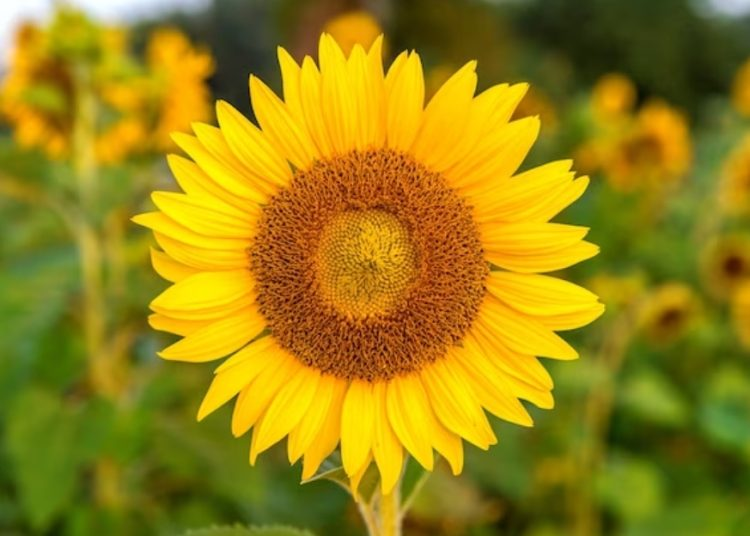
#> input picture pertemuan 14/bunga.jpg, 750 x 536 px
$ python harriscornerdetector.py
#> lines starting #> are read from the running program, lines starting #| are printed output that depends on the picture
import cv2
import numpy as np

# Baca citra dalam grayscale
image = cv2.imread('bunga.jpg', cv2.IMREAD_GRAYSCALE)
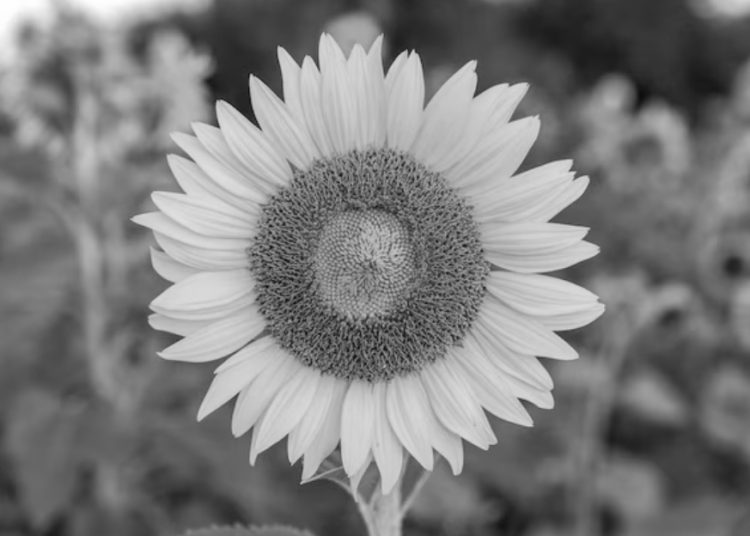
#> image: shape (536, 750); min 13, max 254, mean 124.7
# Terapkan Harris Corner Detector

gray = np.float32(image)  # Konversi ke tipe float32
corners = cv2.cornerHarris(gray, blockSize=2, ksize=3, k=0.04)
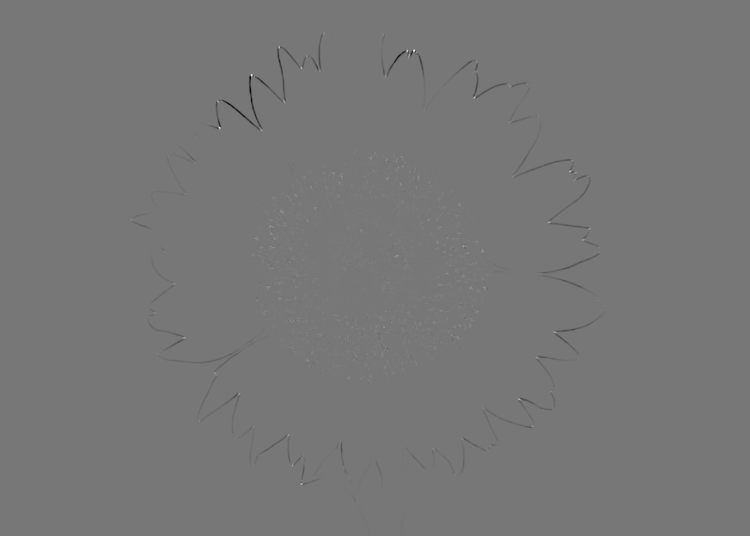
#> corners: shape (536, 750) float32; min -10686596, max 12125850, mean -10517.5; drawn with min black and max white

# Tingkatkan sudut yang terdeteksi
image_color = cv2.cvtColor(image, cv2.COLOR_GRAY2BGR)  # Konversi ke BGR untuk pewarnaan
image_color[corners > 0.01 * corners.max()] = [0, 0, 255]  # Warna merah untuk sudut
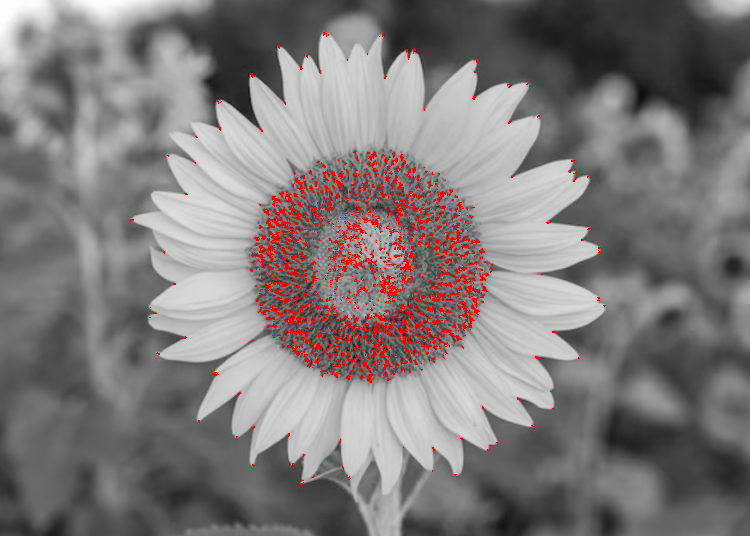
#> image_color: shape (536, 750, 3); mean B, G, R 122.4, 122.4, 128.2

# Tampilkan hasil deteksi sudut
cv2.imshow('Harris Corner Detection', image_color)
cv2.waitKey(0)
cv2.destroyAllWindows()
